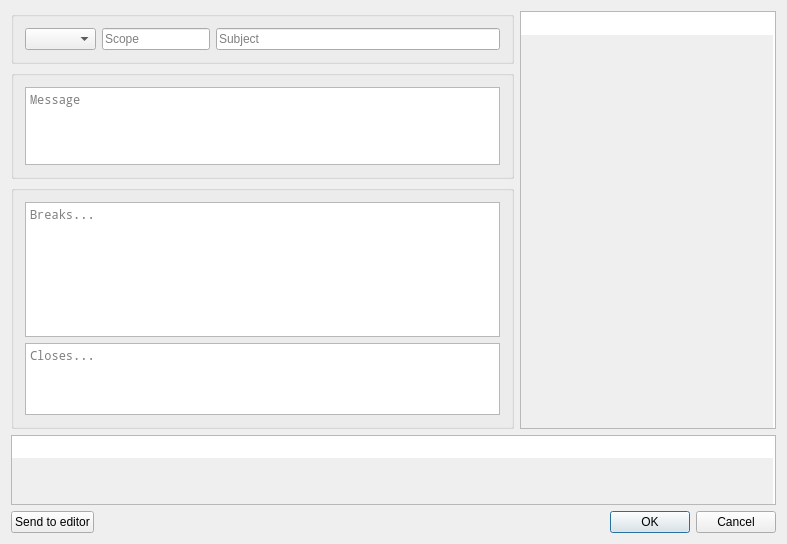
<?xml version="1.0" encoding="UTF-8"?>
<ui version="4.0">
 <class>MainWindow</class>
 <widget class="QMainWindow" name="MainWindow">
  <property name="geometry">
   <rect>
    <x>0</x>
    <y>0</y>
    <width>787</width>
    <height>544</height>
   </rect>
  </property>
  <property name="windowTitle">
   <string>ACME</string>
  </property>
  <property name="windowIcon">
   <iconset>
    <normaloff>../../Obrazy/Acme-corp.png</normaloff>../../Obrazy/Acme-corp.png</iconset>
  </property>
  <widget class="QWidget" name="centralWidget">
   <layout class="QVBoxLayout" name="verticalLayout_2">
    <item>
     <layout class="QHBoxLayout" name="horizontalLayout_2">
      <property name="topMargin">
       <number>0</number>
      </property>
      <item>
       <layout class="QVBoxLayout" name="verticalLayout">
        <item>
         <widget class="QGroupBox" name="groupBox">
          <property name="title">
           <string/>
          </property>
          <layout class="QVBoxLayout" name="verticalLayout_3">
           <item>
            <layout class="QHBoxLayout" name="horizontalLayout">
             <property name="topMargin">
              <number>0</number>
             </property>
             <item>
              <widget class="QComboBox" name="typeBox">
               <property name="currentIndex">
                <number>-1</number>
               </property>
               <item>
                <property name="text">
                 <string>feat</string>
                </property>
               </item>
               <item>
                <property name="text">
                 <string>fix</string>
                </property>
               </item>
               <item>
                <property name="text">
                 <string>docs</string>
                </property>
               </item>
               <item>
                <property name="text">
                 <string>style</string>
                </property>
               </item>
               <item>
                <property name="text">
                 <string>refactor</string>
                </property>
               </item>
               <item>
                <property name="text">
                 <string>test</string>
                </property>
               </item>
               <item>
                <property name="text">
                 <string>chore</string>
                </property>
               </item>
              </widget>
             </item>
             <item>
              <widget class="QLineEdit" name="scopeEdit">
               <property name="sizePolicy">
                <sizepolicy hsizetype="Minimum" vsizetype="Fixed">
                 <horstretch>0</horstretch>
                 <verstretch>0</verstretch>
                </sizepolicy>
               </property>
               <property name="placeholderText">
                <string>Scope</string>
               </property>
              </widget>
             </item>
             <item>
              <widget class="QLineEdit" name="subjectEdit">
               <property name="placeholderText">
                <string>Subject</string>
               </property>
               <property name="clearButtonEnabled">
                <bool>false</bool>
               </property>
              </widget>
             </item>
            </layout>
           </item>
          </layout>
         </widget>
        </item>
        <item>
         <widget class="QGroupBox" name="groupBox_2">
          <property name="sizePolicy">
           <sizepolicy hsizetype="Preferred" vsizetype="Maximum">
            <horstretch>0</horstretch>
            <verstretch>0</verstretch>
           </sizepolicy>
          </property>
          <property name="title">
           <string/>
          </property>
          <layout class="QVBoxLayout" name="verticalLayout_4">
           <item>
            <widget class="QPlainTextEdit" name="messageEdit">
             <property name="font">
              <font>
               <family>Noto Mono</family>
              </font>
             </property>
             <property name="tabChangesFocus">
              <bool>true</bool>
             </property>
             <property name="placeholderText">
              <string>Message</string>
             </property>
            </widget>
           </item>
          </layout>
         </widget>
        </item>
        <item>
         <widget class="QGroupBox" name="groupBox_3">
          <property name="sizePolicy">
           <sizepolicy hsizetype="Preferred" vsizetype="Preferred">
            <horstretch>0</horstretch>
            <verstretch>0</verstretch>
           </sizepolicy>
          </property>
          <property name="title">
           <string/>
          </property>
          <layout class="QVBoxLayout" name="verticalLayout_5">
           <item>
            <widget class="QPlainTextEdit" name="breaksEdit">
             <property name="sizePolicy">
              <sizepolicy hsizetype="Expanding" vsizetype="Maximum">
               <horstretch>0</horstretch>
               <verstretch>0</verstretch>
              </sizepolicy>
             </property>
             <property name="font">
              <font>
               <family>Noto Mono</family>
              </font>
             </property>
             <property name="autoFillBackground">
              <bool>false</bool>
             </property>
             <property name="tabChangesFocus">
              <bool>true</bool>
             </property>
             <property name="placeholderText">
              <string>Breaks...</string>
             </property>
            </widget>
           </item>
           <item>
            <widget class="QPlainTextEdit" name="closesEdit">
             <property name="sizePolicy">
              <sizepolicy hsizetype="Expanding" vsizetype="Minimum">
               <horstretch>0</horstretch>
               <verstretch>0</verstretch>
              </sizepolicy>
             </property>
             <property name="minimumSize">
              <size>
               <width>0</width>
               <height>32</height>
              </size>
             </property>
             <property name="maximumSize">
              <size>
               <width>16777215</width>
               <height>128</height>
              </size>
             </property>
             <property name="baseSize">
              <size>
               <width>0</width>
               <height>0</height>
              </size>
             </property>
             <property name="font">
              <font>
               <family>Noto Mono</family>
              </font>
             </property>
             <property name="tabChangesFocus">
              <bool>true</bool>
             </property>
             <property name="backgroundVisible">
              <bool>false</bool>
             </property>
             <property name="placeholderText">
              <string>Closes...</string>
             </property>
            </widget>
           </item>
          </layout>
         </widget>
        </item>
       </layout>
      </item>
      <item>
       <widget class="QPlainTextEdit" name="outputEdit">
        <property name="enabled">
         <bool>true</bool>
        </property>
        <property name="sizePolicy">
         <sizepolicy hsizetype="Minimum" vsizetype="Expanding">
          <horstretch>0</horstretch>
          <verstretch>0</verstretch>
         </sizepolicy>
        </property>
        <property name="font">
         <font>
          <family>Noto Mono</family>
         </font>
        </property>
        <property name="tabChangesFocus">
         <bool>true</bool>
        </property>
        <property name="textInteractionFlags">
         <set>Qt::TextSelectableByMouse</set>
        </property>
        <property name="backgroundVisible">
         <bool>true</bool>
        </property>
       </widget>
      </item>
     </layout>
    </item>
    <item>
     <widget class="QPlainTextEdit" name="plainTextEdit">
      <property name="enabled">
       <bool>true</bool>
      </property>
      <property name="sizePolicy">
       <sizepolicy hsizetype="Expanding" vsizetype="Expanding">
        <horstretch>0</horstretch>
        <verstretch>0</verstretch>
       </sizepolicy>
      </property>
      <property name="tabChangesFocus">
       <bool>true</bool>
      </property>
      <property name="textInteractionFlags">
       <set>Qt::TextSelectableByMouse</set>
      </property>
      <property name="backgroundVisible">
       <bool>true</bool>
      </property>
     </widget>
    </item>
    <item>
     <layout class="QHBoxLayout" name="horizontalLayout_3">
      <property name="topMargin">
       <number>0</number>
      </property>
      <item>
       <widget class="QPushButton" name="pushButton">
        <property name="text">
         <string>Send to editor</string>
        </property>
       </widget>
      </item>
      <item>
       <widget class="QDialogButtonBox" name="buttonBox">
        <property name="orientation">
         <enum>Qt::Horizontal</enum>
        </property>
        <property name="standardButtons">
         <set>QDialogButtonBox::Cancel|QDialogButtonBox::Ok</set>
        </property>
        <property name="centerButtons">
         <bool>false</bool>
        </property>
       </widget>
      </item>
     </layout>
    </item>
   </layout>
  </widget>
  <action name="actionNew">
   <property name="text">
    <string>&amp;New</string>
   </property>
  </action>
  <action name="actionSave">
   <property name="text">
    <string>&amp;Save</string>
   </property>
  </action>
  <action name="actionClose">
   <property name="text">
    <string>&amp;Close</string>
   </property>
  </action>
 </widget>
 <layoutdefault spacing="6" margin="11"/>
 <resources/>
 <connections>
  <connection>
   <sender>subjectEdit</sender>
   <signal>textChanged(QString)</signal>
   <receiver>MainWindow</receiver>
   <slot>textChanged()</slot>
   <hints>
    <hint type="sourcelabel">
     <x>379</x>
     <y>32</y>
    </hint>
    <hint type="destinationlabel">
     <x>396</x>
     <y>202</y>
    </hint>
   </hints>
  </connection>
  <connection>
   <sender>typeBox</sender>
   <signal>currentIndexChanged(int)</signal>
   <receiver>MainWindow</receiver>
   <slot>textChanged()</slot>
   <hints>
    <hint type="sourcelabel">
     <x>57</x>
     <y>32</y>
    </hint>
    <hint type="destinationlabel">
     <x>396</x>
     <y>202</y>
    </hint>
   </hints>
  </connection>
  <connection>
   <sender>closesEdit</sender>
   <signal>textChanged()</signal>
   <receiver>MainWindow</receiver>
   <slot>textChanged()</slot>
   <hints>
    <hint type="sourcelabel">
     <x>265</x>
     <y>321</y>
    </hint>
    <hint type="destinationlabel">
     <x>396</x>
     <y>202</y>
    </hint>
   </hints>
  </connection>
  <connection>
   <sender>breaksEdit</sender>
   <signal>textChanged()</signal>
   <receiver>MainWindow</receiver>
   <slot>textChanged()</slot>
   <hints>
    <hint type="sourcelabel">
     <x>265</x>
     <y>227</y>
    </hint>
    <hint type="destinationlabel">
     <x>396</x>
     <y>202</y>
    </hint>
   </hints>
  </connection>
  <connection>
   <sender>messageEdit</sender>
   <signal>textChanged()</signal>
   <receiver>MainWindow</receiver>
   <slot>textChanged()</slot>
   <hints>
    <hint type="sourcelabel">
     <x>265</x>
     <y>108</y>
    </hint>
    <hint type="destinationlabel">
     <x>396</x>
     <y>202</y>
    </hint>
   </hints>
  </connection>
  <connection>
   <sender>scopeEdit</sender>
   <signal>textChanged(QString)</signal>
   <receiver>MainWindow</receiver>
   <slot>textChanged()</slot>
   <hints>
    <hint type="sourcelabel">
     <x>171</x>
     <y>32</y>
    </hint>
    <hint type="destinationlabel">
     <x>396</x>
     <y>202</y>
    </hint>
   </hints>
  </connection>
  <connection>
   <sender>buttonBox</sender>
   <signal>rejected()</signal>
   <receiver>MainWindow</receiver>
   <slot>close()</slot>
   <hints>
    <hint type="sourcelabel">
     <x>396</x>
     <y>382</y>
    </hint>
    <hint type="destinationlabel">
     <x>396</x>
     <y>202</y>
    </hint>
   </hints>
  </connection>
  <connection>
   <sender>buttonBox</sender>
   <signal>accepted()</signal>
   <receiver>MainWindow</receiver>
   <slot>save()</slot>
   <hints>
    <hint type="sourcelabel">
     <x>396</x>
     <y>382</y>
    </hint>
    <hint type="destinationlabel">
     <x>396</x>
     <y>202</y>
    </hint>
   </hints>
  </connection>
  <connection>
   <sender>pushButton</sender>
   <signal>clicked()</signal>
   <receiver>MainWindow</receiver>
   <slot>openInEditor()</slot>
   <hints>
    <hint type="sourcelabel">
     <x>58</x>
     <y>519</y>
    </hint>
    <hint type="destinationlabel">
     <x>393</x>
     <y>271</y>
    </hint>
   </hints>
  </connection>
 </connections>
 <slots>
  <slot>textChanged()</slot>
  <slot>save()</slot>
  <slot>openInEditor()</slot>
 </slots>
</ui>
